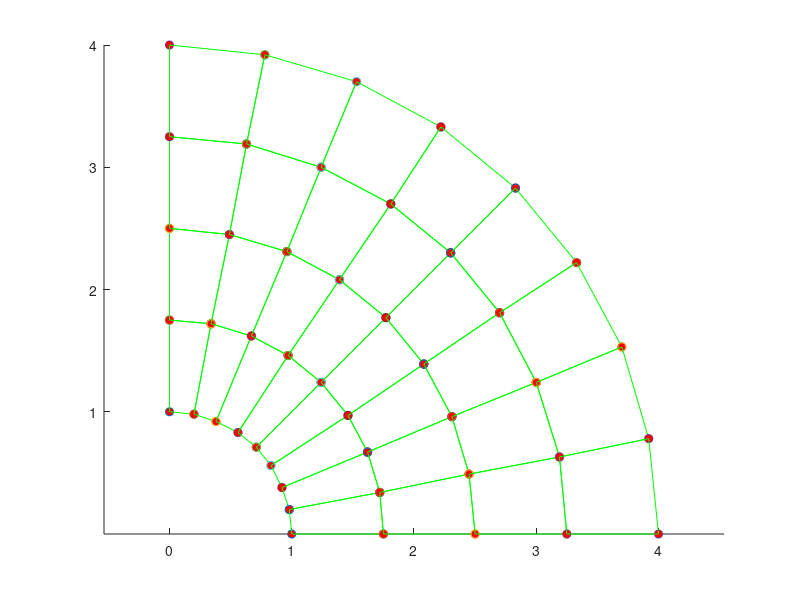
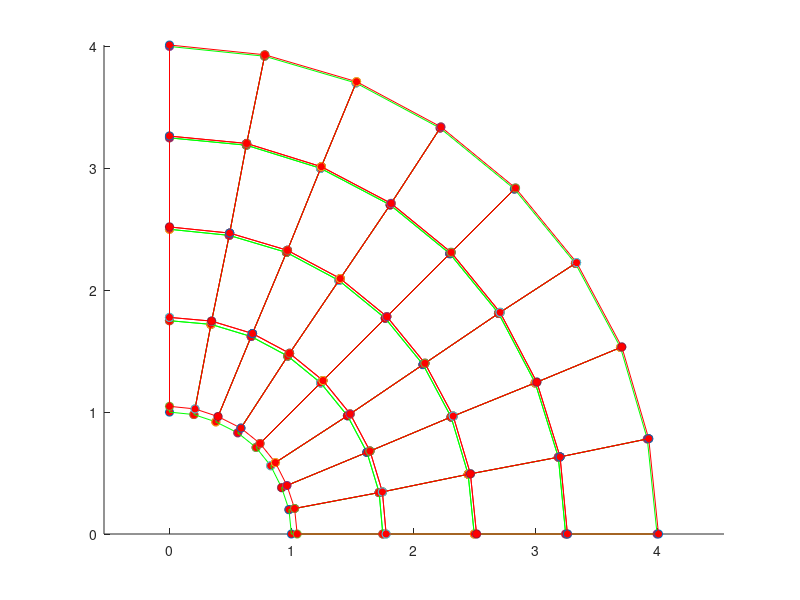
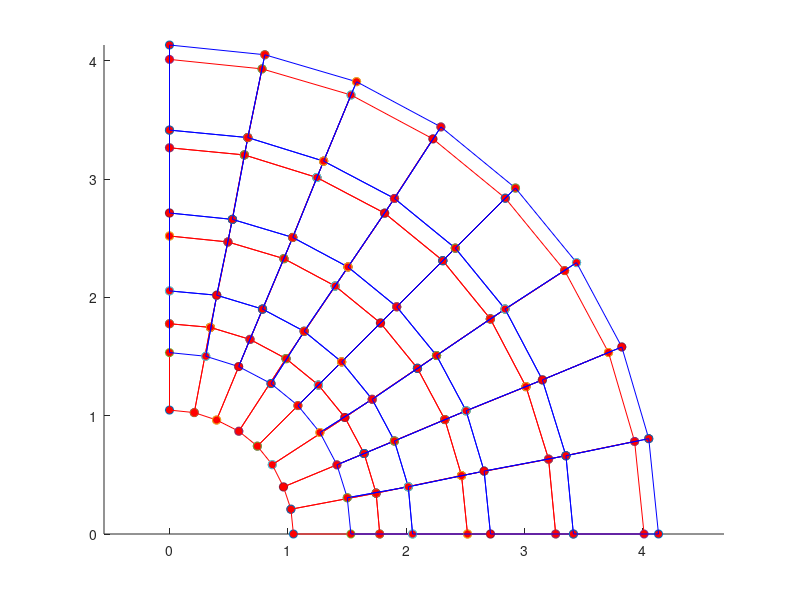

Reproduce these figures in MATLAB, in order.
function FEM_volumetric_locking_demo
%
%          Example 2D and 3D Linear elastic FEM code
%          Illustrates volumetric locking by computing the
%          displacement field in a pressurized cylinder made from
%          a near-incompressible material, and comparing the results
%          with the exact solution.
%
%        Variables read from input file;
%        nprops              No. material parameters
%        materialprops(i)    List of material parameters
%        ncoord              No. spatial coords (2 for 2D, 3 for 3D)
%        ndof                No. degrees of freedom per node (2 for 2D, 3 for 3D)
%                            (here ndof=ncoord, but the program allows them to be different
%                            to allow extension to plate & beam elements with C^1 continuity)
%        nnode               No. nodes
%        coords(i,j)         ith coord of jth node, for i=1..ncoord; j=1..nnode
%        nelem               No. elements
%        maxnodes            Max no. nodes on any one element (used for array dimensioning)
%        nelnodes(i)         No. nodes on the ith element
%        elident(i)          An integer identifier for the ith element.  Not used
%                            in this code but could be used to switch on reduced integration,
%                            etc.
%        connect(i,j)        List of nodes on the jth element
%        nfix                Total no. prescribed displacements
%        fixnodes(i,j)       List of prescribed displacements at nodes
%                            fixnodes(1,j) Node number
%                            fixnodes(2,j) Displacement component number (1, 2 or 3)
%                            fixnodes(3,j) Value of the displacement
%        ndload              Total no. element faces subjected to tractions
%        dloads(i,j)         List of element tractions
%                            dloads(1,j) Element number
%                            dloads(2,j) face number
%                            dloads(3,j), dloads(4,j), dloads(5,j) Components of traction
%                            (assumed uniform) 
%
%  To run the program you first need to set up an input file, as described in 
%  the lecture notes.  Then change the fopen command below to point to the file.
%  Also change the fopen command in the post-processing step (near the bottom of the
%  program) to point to a suitable output file.  Then execute the file in
%  the usual fashion (e.g. hit the green arrow at the top of the MATLAB
%  editor window)
% 
%
% ==================== Read data from the input file ===========================
%
%
% YOU NEED TO CHANGE THE PATH & FILE NAME TO POINT TO YOUR INPUT FILE
%
infile=fopen('volumetric_locking_demo_linear.txt','r');


[nprops,materialprops,ncoord,ndof,nnode,coords,nelem,maxnodes,connect,nelnodes,elident,nfix,fixnodes,ndload,dloads] = read_input_file(infile);

fclose(infile);

% Plot the initial mesh as a check
close all
figure
plotmesh(coords,ncoord,nnode,connect,nelem,elident,nelnodes,'g');

%
%============================ MAIN FEM ANALYSIS PROCEDURE ========================
%
%   dofs        Nodal displacements.  Let u_i^a be ith displacement component
%               at jth node.  Then dofs contain (u_1^1, u_2^1, u_1^2, u_2^2....) for 2D
%               and (u_1^1, u_2^1, u_3^1, u_1^2, u_2^2, u_3^2....) for 3D
%
%   K           Global stiffness matrix.  Stored as (K_1111 K_1112  K_1121  K_1122...
%                                                    K_1211 K_1212  K_1221  K_1222...
%                                                    K_2111 K_2112  K_2121  K_2122...)
%               for 2D problem and similarly for 3D problem
%   r           Force vector.  Currently only includes contribution from tractions
%               acting on element faces (i.e. body forces are neglected)
%
  dofs = zeros(ndof*nnode,1);  

  K = globalstiffness(ncoord,ndof,nnode,coords,nelem,maxnodes,elident,nelnodes,connect,materialprops,dofs);

  r = globaltraction(ncoord,ndof,nnode,ndload,coords,nelnodes,elident,connect,dloads,dofs);

%
%  Fix constrained nodes.  We should really do this in a way that preserves the symmetry of K
%  but it's not worth it for the small demo problems here.
%
  for n = 1:nfix
     rw = ndof*(fixnodes(1,n)-1) + fixnodes(2,n);
     for cl = 1:ndof*nnode
        K(rw,cl) = 0;
     end
     K(rw,rw) = 1.;
     r(rw) = fixnodes(3,n);
  end
%
% Solve for the displacements
%

  dofs = K\r;

%
%================================= POST-PROCESSING =================================
%
% Create a plot of the deformed mesh
%

  defcoords = zeros(ndof,nnode); 
  scalefactor = 1.0;
  for i = 1:nnode
    for j = 1:ndof
       defcoords(j,i) = coords(j,i) + scalefactor*dofs(ndof*(i-1)+j); 
    end
  end

 figure
 plotmesh(coords,ncoord,nnode,connect,nelem,elident,nelnodes,'g');
 hold on
 plotmesh(defcoords,ncoord,nnode,connect,nelem,elident,nelnodes,'r');  
  
 figure
 
 plotmesh(defcoords,ncoord,nnode,connect,nelem,elident,nelnodes,'r'); 
 a = coords(2,1);
 b = coords(1,nnode);
 p = 1.;
 E = 2*materialprops(1)*(1+materialprops(2));
 nu = materialprops(2);
 for i =1:nnode
   x1=coords(1,i);
   x2=coords(2,i);
   r=sqrt(x1^2+x2^2);
   ur = (1+nu)*a^2*b^2*p/(E*(b^2-a^2))*(1/r+(1-2*materialprops(2))*r/b^2);
   u1 = ur*x1/(sqrt(x1^2+x2^2));
   u2 = ur*x2/(sqrt(x1^2+x2^2));
   scale = 1.;
   defcoords(1,i) = coords(1,i) + scale*u1;
   defcoords(2,i) = coords(2,i) + scale*u2; 
 end
 
 plotmesh(defcoords,ncoord,nnode,connect,nelem,elident,nelnodes,'b'); 
 
end 

%================= Material Stiffness ==================================
%
%    Computes elasticity tensor C_{ijkl} = shear modulus and Poissons ratio
%    Currently coded either for plane strain, plane stress or general 3D.
%
function C = materialstiffness(ndof,ncoord,strain,materialprops)

   mu = materialprops(1);
   nu = materialprops(2);
   
   C = zeros(ndof,ncoord,ndof,ncoord);
   
   if (ncoord == 2)   

%  planestrain = 0 => plane stress, planestrain = 1 => plane strain
   planestrain = materialprops(3);
 
     for i = 1:2
       for j = 1:2
         for k = 1:2
           for l = 1:2
             if (planestrain==1) 
               if (i==j && k==l)
                   C(i,j,k,l) = C(i,j,k,l)+2*mu*nu/(1-2*nu);
               end
             else
               if (i==j && k==l)
                   C(i,j,k,l) = C(i,j,k,l)+2*mu*nu/(1-nu);
               end
             end
             if (i==l && k==j)
                 C(i,j,k,l) = C(i,j,k,l)+mu;
             end
             if (i==k && j==l)
                 C(i,j,k,l) = C(i,j,k,l)+mu;
             end
           end
         end
       end
     end
     
   elseif (ncoord == 3) 

     for i = 1:3 
       for j = 1:3
         for k = 1:3
           for l = 1:3
             if (i==j && k==l)
                 C(i,j,k,l)=C(i,j,k,l) + 2.*mu*nu/(1.-2.*nu);
             end
             if (i==k && j==l)
                 C(i,j,k,l)=C(i,j,k,l) + mu;
             end
             if (i==l && j==k)
                 C(i,j,k,l)=C(i,j,k,l) + mu;
             end
            end
          end
        end
      end
    end

 end
%================= Material Stress ==================================
%
%   Computes stress sigma_{ij} given strain epsilon_{ij}
%
function stress = materialstress(ndof,ncoord,strain,materialprops)

   C = materialstiffness(ndof,ncoord,strain,materialprops);
   stress = zeros(ndof,ncoord);
   for i = 1 : ndof
     for j = 1 : ncoord
        for k = 1 : ndof
          for l = 1: ncoord
            stress(i,j) = stress(i,j) + C(i,j,k,l)*strain(k,l);
          end
        end
     end
   end
  end
%
%====================== No. integration points =============================
%
%   Defines the number of integration points:be used for
%   each element type
%
function n = numberofintegrationpoints(ncoord,nelnodes,elident)
  
   if (ncoord == 1) 
     n = nelnodes;   
   elseif (ncoord == 2) 
     if (nelnodes == 3)
         n = 1;
     end
     if (nelnodes == 6)
         n = 3;
     end
     if (nelnodes == 4)
         n = 4;
     end
     if (nelnodes == 8)
         n = 9;
     end
   elseif (ncoord == 3) 
     if (nelnodes == 4)
         n = 1 ;
     end
     if (nelnodes == 10)
         n = 4;
     end
     if (nelnodes == 8)
         n = 8;
     end
     if (nelnodes == 20)
         n = 27;
     end
   end
end   
%
%====================== INTEGRATION POINTS ==================================
%
%   Defines positions of integration points
%
function xi = integrationpoints(ncoord,nelnodes,npoints,elident)

   xi = zeros(ncoord,npoints);
%
%  1D elements
%
   if (ncoord == 1) 
     if (npoints==1) 
       xi(1,1) = 0.;
     elseif (npoints == 2) 
       xi(1,1) = -0.5773502692;
       xi(1,2) = -xi(1,1);
     elseif (npoints == 3) 
       xi(1,1) = -0.7745966692;
       xi(1,2) = 0.0;
       xi(1,3) = -xi(1,1);
     end
%
%  2D elements
%
   elseif (ncoord == 2) 
%
%    Triangular element
%
     if ( nelnodes == 3 || nelnodes == 6 ) 
       if (npoints == 1) 
         xi(1,1) = 1./3.;
         xi(2,1) = 1./3.;
       elseif (npoints == 3) 
         xi(1,1) = 0.6;
         xi(2,1) = 0.2;
         xi(1,2) = 0.2;
         xi(2,2) = 0.6;
         xi(1,3) = 0.2;
         xi(2,3) = 0.2;
       elseif (npoints == 4) 
         xi(1,1) = 1./3.;
         xi(2,1) = 1./3.;
         xi(1,2) = 0.6;
         xi(2,2) = 0.2;
         xi(1,3) = 0.2;
         xi(2,3) = 0.6;
         xi(1,4) = 0.2;
         xi(2,4) = 0.2;
       end
%
%    Rectangular element
%                  
     elseif ( nelnodes==4 || nelnodes==8 ) 

       if (npoints == 1) 
         xi(1,1) = 0.;
         xi(2,1) = 0.;
       elseif (npoints == 4) 
         xi(1,1) = -0.5773502692;
         xi(2,1) = xi(1,1);
         xi(1,2) = -xi(1,1);
         xi(2,2) = xi(1,1);
         xi(1,3) = xi(1,1);
         xi(2,3) = -xi(1,1);
         xi(1,4) = -xi(1,1);
         xi(2,4) = -xi(1,1);
       elseif (npoints == 9) 
         xi(1,1) = -0.7745966692;
         xi(2,1) = xi(1,1);
         xi(1,2) = 0.0;
         xi(2,2) = xi(1,1);
         xi(1,3) = -xi(1,1);
         xi(2,3) = xi(1,1);
         xi(1,4) = xi(1,1);
         xi(2,4) = 0.0;
         xi(1,5) = 0.0;
         xi(2,5) = 0.0;
         xi(1,6) = -xi(1,1);
         xi(2,6) = 0.0;
         xi(1,7) = xi(1,1);
         xi(2,7) = -xi(1,1);
         xi(1,8) = 0.;
         xi(2,8) = -xi(1,1);
         xi(1,9) = -xi(1,1);
         xi(2,9) = -xi(1,1);
       end
     end
%
%   3D elements
%
   elseif (ncoord == 3) 
%
%  3D elements
%
     if (nelnodes == 4 || nelnodes==10 ) 
       if (npoints == 1) 
         xi(1,1) = 0.25;
         xi(2,1) = 0.25;
         xi(3,1) = 0.25;
       elseif (npoints == 4) 
         xi(1,1) = 0.58541020;
         xi(2,1) = 0.13819660;
         xi(3,1) = xi(2,1);
         xi(1,2) = xi(2,1);
         xi(2,2) = xi(1,1);
         xi(3,2) = xi(2,1);
         xi(1,3) = xi(2,1);
         xi(2,3) = xi(2,1);
         xi(3,3) = xi(1,1);
         xi(1,4) = xi(2,1);
         xi(2,4) = xi(2,1);
         xi(3,4) = xi(2,1);
       end
     elseif ( nelnodes==8 || nelnodes==20 ) 
       if (npoints == 1) 
         xi(1,1) = 0.;
         xi(2,1) = 0.;
         xi(3,1) = 0.;
       elseif (npoints == 8) 
         x1D = [-0.5773502692,0.5773502692];
         for k = 1:2
           for j = 1:2 
             for i = 1:2
               n = 4*(k-1) + 2*(j-1) + i;
               xi(1,n) = x1D(i);
               xi(2,n) = x1D(j);
               xi(3,n) = x1D(k);
             end
           end
         end
       elseif (npoints == 27) 
         x1D = [-0.7745966692,0.,0.7745966692];
         for k = 1:3
           for j = 1:3
             for i = 1:3
               n = 9*(k-1) + 3*(j-1) + i;
               xi(1,n) = x1D(i);
               xi(2,n) = x1D(j);
               xi(3,n) = x1D(k);
             end
           end
         end
       end
     end
   end
end

%
%================= INTEGRATION WEIGHTS ==================================
%
%   Defines integration weights w_i
%
function w = integrationweights(ncoord,nelnodes,npoints,elident)

   w = zeros(npoints,1);

%
%  1D elements
%
   if (ncoord == 1) 
     if (npoints == 1)
       w(1) = 2.;
     elseif (npoints == 2) 
       w = [1.,1.];
     elseif (npoints == 3) 
       w = [0.555555555,0.888888888,0.555555555];
     end
%
%  2D elements
%
   elseif (ncoord == 2) 
%
%    Triangular element
%
     if ( nelnodes == 3 || nelnodes == 6 ) 
       if (npoints == 1) 
         w(1) = 0.5;
       elseif (npoints == 3) 
         w(1) = 1./6.;
         w(2) = 1./6.;
         w(3) = 1./6.;
       elseif (npoints == 4) 
         w = [-27./96.,25./96.,25/96.,25/96.];
       end
%
%    Rectangular element
%                  
     elseif ( nelnodes==4 || nelnodes==8 ) 

       if (npoints == 1) 
         w(1) = 4.;
       elseif (npoints == 4) 
         w = [1.,1.,1.,1.];
       elseif (npoints == 9 ) 
         w1D = [0.555555555,0.888888888,0.55555555555];
         for j = 1:3
           for i = 1:3
             n = 3*(j-1)+i;
             w(n) = w1D(i)*w1D(j);
           end
         end    
       end
     end 

   elseif (ncoord == 3) 
%
%  3D elements
%
     if (nelnodes == 4 || nelnodes==10 ) 
       if (npoints == 1) 
         w(1) = 1./6.;
       elseif (npoints == 4) 
         w = [1./24.,1./24.,1./24.,1./24.];
       end
     elseif ( nelnodes==8 || nelnodes==20 ) 
       if (npoints == 1) 
         w(1) = 8.;
       elseif (npoints == 8) 
         w = [1.,1.,1.,1.,1.,1.,1.,1.];
       elseif (npoints == 27) 
         w1D = [0.555555555,0.888888888,0.55555555555];
         for k = 1:3
           for j = 1:3
             for i = 1:3
               n = 9*(k-1)+3*(j-1)+i;
               w(n) = w1D(i)*w1D(j)*w1D(k);
             end
           end    
         end
       end
     end
   end
end

%
%================= SHAPE FUNCTIONS ==================================
%
%        Calculates shape functions for various element types
%
function N = shapefunctions(nelnodes,ncoord,elident,xi)
 

   N = zeros(nelnodes,1);
%
%  1D elements
%
  if (ncoord == 1) 
    if (nelnodes==2) 
      N(1) = 0.5*(1.+xi(1));
      N(2) = 0.5*(1.-xi(1));
    elseif (nelnodes == 3) 
      N(1) = -0.5*xi(1)*(1.-xi(1));
      N(2) =  0.5*xi(1)*(1.+xi(1));
      N(3) = (1.-xi(1))*(1.+xi(1));
    end
%
%  2D elements
%
   elseif (ncoord == 2) 
%
%    Triangular element
%
     if ( nelnodes == 3 ) 
       N(1) = xi(1);
       N(2) = xi(2);
       N(3) = 1.-xi(1)-xi(2);               
     elseif ( nelnodes == 6 ) 
       xi3 = 1.-xi(1)-xi(2);
       N(1) = (2.*xi(1)-1.)*xi(1);
       N(2) = (2.*xi(2)-1.)*xi(2);
       N(3) = (2.*xi3-1.)*xi3;
       N(4) = 4.*xi(1)*xi(2);
       N(5) = 4.*xi(2)*xi3;
       N(6) = 4.*xi3*xi(1);
%
%    Rectangular element
%                  
     elseif ( nelnodes == 4 ) 
       N(1) = 0.25*(1.-xi(1))*(1.-xi(2));
       N(2) = 0.25*(1.+xi(1))*(1.-xi(2));
       N(3) = 0.25*(1.+xi(1))*(1.+xi(2));
       N(4) = 0.25*(1.-xi(1))*(1.+xi(2));
     elseif (nelnodes == 8) 
       N(1) = -0.25*(1.-xi(1))*(1.-xi(2))*(1.+xi(1)+xi(2));
       N(2) = 0.25*(1.+xi(1))*(1.-xi(2))*(xi(1)-xi(2)-1.);
       N(3) = 0.25*(1.+xi(1))*(1.+xi(2))*(xi(1)+xi(2)-1.);
       N(4) = 0.25*(1.-xi(1))*(1.+xi(2))*(xi(2)-xi(1)-1.);
       N(5) = 0.5*(1.-xi(1)*xi(1))*(1.-xi(2));
       N(6) = 0.5*(1.+xi(1))*(1.-xi(2)*xi(2));
       N(7) = 0.5*(1.-xi(1)*xi(1))*(1.+xi(2));
       N(8) = 0.5*(1.-xi(1))*(1.-xi(2)*xi(2));
     end
%
   elseif (ncoord==3) 

     if (nelnodes == 4) 
       N(1) = xi(1);
       N(2) = xi(2);
       N(3) = xi(3);
       N(4) = 1.-xi(1)-xi(2)-xi(3);
     elseif (nelnodes == 10) 
       xi4 = 1.-xi(1)-xi(2)-xi(3);
       N(1) = (2.*xi(1)-1.)*xi(1);
       N(2) = (2.*xi(2)-1.)*xi(2);
       N(3) = (2.*xi(3)-1.)*xi(3);
       N(4) = (2.*xi4-1.)*xi4;
       N(5) = 4.*xi(1)*xi(2);
       N(6) = 4.*xi(2)*xi(3);
       N(7) = 4.*xi(3)*xi(1);
       N(8) = 4.*xi(1)*xi4;
       N(9) = 4.*xi(2)*xi4;
       N(10) = 4.*xi(3)*xi4;
     elseif (nelnodes == 8) 
       N(1) = (1.-xi(1))*(1.-xi(2))*(1.-xi(3))/8.;
       N(2) = (1.+xi(1))*(1.-xi(2))*(1.-xi(3))/8.;
       N(3) = (1.+xi(1))*(1.+xi(2))*(1.-xi(3))/8.;
       N(4) = (1.-xi(1))*(1.+xi(2))*(1.-xi(3))/8.;
       N(5) = (1.-xi(1))*(1.-xi(2))*(1.+xi(3))/8.;
       N(6) = (1.+xi(1))*(1.-xi(2))*(1.+xi(3))/8.;
       N(7) = (1.+xi(1))*(1.+xi(2))*(1.+xi(3))/8.;
       N(8) = (1.-xi(1))*(1.+xi(2))*(1.+xi(3))/8.;
     elseif (nelnodes == 20) 
       N(1) = (1.-xi(1))*(1.-xi(2))*(1.-xi(3))*(-xi(1)-xi(2)-xi(3)-2.)/8.;
       N(2) = (1.+xi(1))*(1.-xi(2))*(1.-xi(3))*(xi(1)-xi(2)-xi(3)-2.)/8.;
       N(3) = (1.+xi(1))*(1.+xi(2))*(1.-xi(3))*(xi(1)+xi(2)-xi(3)-2.)/8.;
       N(4) = (1.-xi(1))*(1.+xi(2))*(1.-xi(3))*(-xi(1)+xi(2)-xi(3)-2.)/8.;
       N(5) = (1.-xi(1))*(1.-xi(2))*(1.+xi(3))*(-xi(1)-xi(2)+xi(3)-2.)/8.;
       N(6) = (1.+xi(1))*(1.-xi(2))*(1.+xi(3))*(xi(1)-xi(2)+xi(3)-2.)/8.;
       N(7) = (1.+xi(1))*(1.+xi(2))*(1.+xi(3))*(xi(1)+xi(2)+xi(3)-2.)/8.;
       N(8) = (1.-xi(1))*(1.+xi(2))*(1.+xi(3))*(-xi(1)+xi(2)+xi(3)-2.)/8.;
       N(9)  = (1.-xi(1)^2)*(1.-xi(2))*(1.-xi(3))/4.;
       N(10) = (1.+xi(1))*(1.-xi(2)^2)*(1.-xi(3))/4.;
       N(11) = (1.-xi(1)^2)*(1.+xi(2))*(1.-xi(3))/4.;
       N(12) = (1.-xi(1))*(1.-xi(2)^2)*(1.-xi(3))/4.;
       N(13) = (1.-xi(1)^2)*(1.-xi(2))*(1.+xi(3))/4.;
       N(14) = (1.+xi(1))*(1.-xi(2)^2)*(1.+xi(3))/4.;
       N(15) = (1.-xi(1)^2)*(1.+xi(2))*(1.+xi(3))/4.;
       N(16) = (1.-xi(1))*(1.-xi(2)^2)*(1.+xi(3))/4.;
       N(17) = (1.-xi(1))*(1.-xi(2))*(1.-xi(3)^2)/4.;
       N(18) = (1.+xi(1))*(1.-xi(2))*(1.-xi(3)^2)/4.;
       N(19) = (1.+xi(1))*(1.+xi(2))*(1.-xi(3)^2)/4.;
       N(20) = (1.-xi(1))*(1.+xi(2))*(1.-xi(3)^2)/4.;
     end
   end

end

%
%================= SHAPE FUNCTION DERIVATIVES ======================
%
function dNdxi = shapefunctionderivs(nelnodes,ncoord,elident,xi)

  dNdxi = zeros(nelnodes,ncoord);
%
% 1D elements
%
  if (ncoord == 1) 
    if (nelnodes==2) 
      dNdxi(1,1) = 0.5;
      dNdxi(2,1) = -0.5;
    elseif (nelnodes == 3) 
      dNdxi(1,1) = -0.5+xi(1);
      dNdxi(2,1) =  0.5+xi(1);
      dNdxi(3,1) = -2.*xi(1);
    end
%
%  2D elements
%
   elseif (ncoord == 2) 
%
%    Triangular element
%
     if ( nelnodes == 3 ) 
       dNdxi(1,1) = 1.;
       dNdxi(2,2) = 1.;
       dNdxi(3,1) = -1.;
       dNdxi(3,2) = -1.;               
     elseif ( nelnodes == 6 ) 
       xi3 = 1.-xi(1)-xi(2);
       dNdxi(1,1) = 4.*xi(1)-1.;
       dNdxi(2,2) = 4.*xi(2)-1.;
       dNdxi(3,1) = -(4.*xi3-1.);
       dNdxi(3,2) = -(4.*xi3-1.);
       dNdxi(4,1) = 4.*xi(2);
       dNdxi(4,2) = 4.*xi(1);
       dNdxi(5,1) = -4.*xi(2);
       dNdxi(5,2) = -4.*xi(1);
       dNdxi(6,1) = 4.*xi3 - 4.*xi(1);
       dNdxi(6,2) = 4.*xi3 - 4.*xi(2);
%
%    Rectangular element
%                  
     elseif ( nelnodes == 4 ) 
       dNdxi(1,1) = -0.25*(1.-xi(2));
       dNdxi(1,2) = -0.25*(1.-xi(1));
       dNdxi(2,1) = 0.25*(1.-xi(2));
       dNdxi(2,2) = -0.25*(1.+xi(1));
       dNdxi(3,1) = 0.25*(1.+xi(2));
       dNdxi(3,2) = 0.25*(1.+xi(1));
       dNdxi(4,1) = -0.25*(1.+xi(2));
       dNdxi(4,2) = 0.25*(1.-xi(1));
     elseif (nelnodes == 8) 
       dNdxi(1,1) = 0.25*(1.-xi(2))*(2.*xi(1)+xi(2));
       dNdxi(1,2) = 0.25*(1.-xi(1))*(xi(1)+2.*xi(2));
       dNdxi(2,1) = 0.25*(1.-xi(2))*(2.*xi(1)-xi(2));
       dNdxi(2,2) = 0.25*(1.+xi(1))*(2.*xi(2)-xi(1));
       dNdxi(3,1) = 0.25*(1.+xi(2))*(2.*xi(1)+xi(2));
       dNdxi(3,2) = 0.25*(1.+xi(1))*(2.*xi(2)+xi(1));
       dNdxi(4,1) = 0.25*(1.+xi(2))*(2.*xi(1)-xi(2));
       dNdxi(4,2) = 0.25*(1.-xi(1))*(2.*xi(2)-xi(1));
       dNdxi(5,1) = -xi(1)*(1.-xi(2));
       dNdxi(5,2) = -0.5*(1.-xi(1)*xi(1));
       dNdxi(6,1) = 0.5*(1.-xi(2)*xi(2));
       dNdxi(6,2) = -(1.+xi(1))*xi(2);
       dNdxi(7,1) = -xi(1)*(1.+xi(2));
       dNdxi(7,2) = 0.5*(1.-xi(1)*xi(1));
       dNdxi(8,1) = -0.5*(1.-xi(2)*xi(2));
       dNdxi(8,2) = -(1.-xi(1))*xi(2);
      end
%
%    3D elements
%
   elseif (ncoord==3) 

     if (nelnodes == 4) 
       dNdxi(1,1) = 1.;
       dNdxi(2,2) = 1.;
       dNdxi(3,3) = 1.;
       dNdxi(4,1) = -1.;
       dNdxi(4,2) = -1.;
       dNdxi(4,3) = -1.;
     elseif (nelnodes == 10) 
       xi4 = 1.-xi(1)-xi(2)-xi(3);
       dNdxi(1,1) = (4.*xi(1)-1.);
       dNdxi(2,2) = (4.*xi(2)-1.);
       dNdxi(3,3) = (4.*xi(3)-1.);
       dNdxi(4,1) = -(4.*xi4-1.);
       dNdxi(4,2) = -(4.*xi4-1.);
       dNdxi(4,3) = -(4.*xi4-1.);
       dNdxi(5,1) = 4.*xi(2);
       dNdxi(5,2) = 4.*xi(1);
       dNdxi(6,2) = 4.*xi(3);
       dNdxi(6,3) = 4.*xi(2);
       dNdxi(7,1) = 4.*xi(3);
       dNdxi(7,3) = 4.*xi(1); 
       dNdxi(8,1) = 4.*(xi4-xi(1));
       dNdxi(8,2) = -4.*xi(1);
       dNdxi(8,3) = -4.*xi(1);
       dNdxi(9,1) = -4.*xi(2);
       dNdxi(9,2) = 4.*(xi4-xi(2));
       dNdxi(9,3) = -4.*xi(2);
       dNdxi(10,1) = -4.*xi(3)*xi4;
       dNdxi(10,2) = -4.*xi(3);
       dNdxi(10,3) = 4.*(xi4-xi(3));
     elseif (nelnodes == 8) 
       dNdxi(1,1) = -(1.-xi(2))*(1.-xi(3))/8.;
       dNdxi(1,2) = -(1.-xi(1))*(1.-xi(3))/8.;
       dNdxi(1,3) = -(1.-xi(1))*(1.-xi(2))/8.;
       dNdxi(2,1) = (1.-xi(2))*(1.-xi(3))/8.;
       dNdxi(2,2) = -(1.+xi(1))*(1.-xi(3))/8.;
       dNdxi(2,3) = -(1.+xi(1))*(1.-xi(2))/8.;
       dNdxi(3,1) = (1.+xi(2))*(1.-xi(3))/8.;
       dNdxi(3,2) = (1.+xi(1))*(1.-xi(3))/8.;
       dNdxi(3,3) = -(1.+xi(1))*(1.+xi(2))/8.;
       dNdxi(4,1) = -(1.+xi(2))*(1.-xi(3))/8.;
       dNdxi(4,2) = (1.-xi(1))*(1.-xi(3))/8.;
       dNdxi(4,3) = -(1.-xi(1))*(1.+xi(2))/8.;
       dNdxi(5,1) = -(1.-xi(2))*(1.+xi(3))/8.;
       dNdxi(5,2) = -(1.-xi(1))*(1.+xi(3))/8.;
       dNdxi(5,3) = (1.-xi(1))*(1.-xi(2))/8.;
       dNdxi(6,1) = (1.-xi(2))*(1.+xi(3))/8.;
       dNdxi(6,2) = -(1.+xi(1))*(1.+xi(3))/8.;
       dNdxi(6,3) = (1.+xi(1))*(1.-xi(2))/8.;
       dNdxi(7,1) = (1.+xi(2))*(1.+xi(3))/8.;
       dNdxi(7,2) = (1.+xi(1))*(1.+xi(3))/8.;
       dNdxi(7,3) = (1.+xi(1))*(1.+xi(2))/8.;
       dNdxi(8,1) = -(1.+xi(2))*(1.+xi(3))/8.;
       dNdxi(8,2) = (1.-xi(1))*(1.+xi(3))/8.;
       dNdxi(8,3) = (1.-xi(1))*(1.+xi(2))/8.;
     elseif (nelnodes == 20) 
       dNdxi(1,1) = (-(1.-xi(2))*(1.-xi(3))*(-xi(1)-xi(2)-xi(3)-2.)-(1.-xi(1))*(1.-xi(2))*(1.-xi(3)))/8.;
       dNdxi(1,2) = (-(1.-xi(1))*(1.-xi(3))*(-xi(1)-xi(2)-xi(3)-2.)-(1.-xi(1))*(1.-xi(2))*(1.-xi(3)))/8.;
       dNdxi(1,3) = (-(1.-xi(1))*(1.-xi(2))*(-xi(1)-xi(2)-xi(3)-2.)-(1.-xi(1))*(1.-xi(2))*(1.-xi(3)))/8.;

       dNdxi(2,1) = ((1.-xi(2))*(1.-xi(3))*(xi(1)-xi(2)-xi(3)-2.)+(1.+xi(1))*(1.-xi(2))*(1.-xi(3)))/8.;
       dNdxi(2,2) = (-(1.+xi(1))*(1.-xi(3))*(xi(1)-xi(2)-xi(3)-2.)-(1.+xi(1))*(1.-xi(2))*(1.-xi(3)))/8.;
       dNdxi(2,3) = (-(1.+xi(1))*(1.-xi(2))*(xi(1)-xi(2)-xi(3)-2.)-(1.+xi(1))*(1.-xi(2))*(1.-xi(3)))/8.;

       dNdxi(3,1) = ((1.+xi(2))*(1.-xi(3))*(xi(1)+xi(2)-xi(3)-2.)+(1.+xi(1))*(1.+xi(2))*(1.-xi(3)))/8.;
       dNdxi(3,2) = ((1.+xi(1))*(1.-xi(3))*(xi(1)+xi(2)-xi(3)-2.)+(1.+xi(1))*(1.+xi(2))*(1.-xi(3)))/8.;
       dNdxi(3,3) = (-(1.+xi(1))*(1.+xi(2))*(xi(1)+xi(2)-xi(3)-2.)-(1.+xi(1))*(1.+xi(2))*(1.-xi(3)))/8.;

       dNdxi(4,1) = (-(1.+xi(2))*(1.-xi(3))*(-xi(1)+xi(2)-xi(3)-2.)-(1.-xi(1))*(1.+xi(2))*(1.-xi(3)))/8.;
       dNdxi(4,2) = ((1.-xi(1))*(1.-xi(3))*(-xi(1)+xi(2)-xi(3)-2.)+(1.-xi(1))*(1.+xi(2))*(1.-xi(3)))/8.;
       dNdxi(4,3) = (-(1.-xi(1))*(1.+xi(2))*(-xi(1)+xi(2)-xi(3)-2.)-(1.-xi(1))*(1.+xi(2))*(1.-xi(3)))/8.;
       dNdxi(5,1) = (-(1.-xi(2))*(1.+xi(3))*(-xi(1)-xi(2)+xi(3)-2.)-(1.-xi(1))*(1.-xi(2))*(1.+xi(3)))/8.;
       dNdxi(5,2) = (-(1.-xi(1))*(1.+xi(3))*(-xi(1)-xi(2)+xi(3)-2.)-(1.-xi(1))*(1.-xi(2))*(1.+xi(3)))/8.;
       dNdxi(5,3) = ((1.-xi(1))*(1.-xi(2))*(-xi(1)-xi(2)+xi(3)-2.)+(1.-xi(1))*(1.-xi(2))*(1.+xi(3)))/8.;
       dNdxi(6,1) = ((1.-xi(2))*(1.+xi(3))*(xi(1)-xi(2)+xi(3)-2.)+(1.+xi(1))*(1.-xi(2))*(1.+xi(3)))/8.;
       dNdxi(6,2) = (-(1.+xi(1))*(1.+xi(3))*(xi(1)-xi(2)+xi(3)-2.)-(1.+xi(1))*(1.-xi(2))*(1.+xi(3)))/8.;
       dNdxi(6,3) = ((1.+xi(1))*(1.-xi(2))*(xi(1)-xi(2)+xi(3)-2.)+(1.+xi(1))*(1.-xi(2))*(1.+xi(3)))/8.;
       dNdxi(7,1) = ((1.+xi(2))*(1.+xi(3))*(xi(1)+xi(2)+xi(3)-2.)+(1.+xi(1))*(1.+xi(2))*(1.+xi(3)))/8.;
       dNdxi(7,2) = ((1.+xi(1))*(1.+xi(3))*(xi(1)+xi(2)+xi(3)-2.)+(1.+xi(1))*(1.+xi(2))*(1.+xi(3)))/8.;
       dNdxi(7,3) = ((1.+xi(1))*(1.+xi(2))*(xi(1)+xi(2)+xi(3)-2.)+(1.+xi(1))*(1.+xi(2))*(1.+xi(3)))/8.;
       dNdxi(8,1) = (-(1.+xi(2))*(1.+xi(3))*(-xi(1)+xi(2)+xi(3)-2.)-(1.-xi(1))*(1.+xi(2))*(1.+xi(3)))/8.;
       dNdxi(8,2) = ((1.-xi(1))*(1.+xi(3))*(-xi(1)+xi(2)+xi(3)-2.)+(1.-xi(1))*(1.+xi(2))*(1.+xi(3)))/8.;
       dNdxi(8,3) = ((1.-xi(1))*(1.+xi(2))*(-xi(1)+xi(2)+xi(3)-2.)+(1.-xi(1))*(1.+xi(2))*(1.+xi(3)))/8.;
       dNdxi(9,1)  = -2.*xi(1)*(1.-xi(2))*(1.-xi(3))/4.;
       dNdxi(9,2)  = -(1.-xi(1)^2)*(1.-xi(3))/4.;
       dNdxi(9,3)  = -(1.-xi(1)^2)*(1.-xi(2))/4.;
       dNdxi(10,1)  = (1.-xi(2)^2)*(1.-xi(3))/4.;
       dNdxi(10,2)  = -2.*xi(2)*(1.+xi(1))*(1.-xi(3))/4.;
       dNdxi(10,3)  = -(1.-xi(2)^2)*(1.+xi(1))/4.;
       dNdxi(11,1)  = -2.*xi(1)*(1.+xi(2))*(1.-xi(3))/4.;
       dNdxi(11,2)  = (1.-xi(1)^2)*(1.-xi(3))/4.;
       dNdxi(11,3)  = -(1.-xi(1)^2)*(1.+xi(2))/4.;
       dNdxi(12,1)  = -(1.-xi(2)^2)*(1.-xi(3))/4.;
       dNdxi(12,2)  = -2.*xi(2)*(1.-xi(1))*(1.-xi(3))/4.;
       dNdxi(12,3)  = -(1.-xi(2)^2)*(1.-xi(1))/4.;
       dNdxi(13,1)  = -2.*xi(1)*(1.-xi(2))*(1.+xi(3))/4.;
       dNdxi(13,2)  = -(1.-xi(1)^2)*(1.+xi(3))/4.;
       dNdxi(13,3)  = (1.-xi(1)^2)*(1.-xi(2))/4.;
       dNdxi(14,1)  = (1.-xi(2)^2)*(1.+xi(3))/4.;
       dNdxi(14,2)  = -2.*xi(2)*(1.+xi(1))*(1.+xi(3))/4.;
       dNdxi(14,3)  = (1.-xi(2)^2)*(1.+xi(1))/4.;
       dNdxi(15,1)  = -2.*xi(1)*(1.+xi(2))*(1.+xi(3))/4.;
       dNdxi(15,2)  =  (1.-xi(1)^2)*(1.+xi(3))/4.;
       dNdxi(15,3)  = (1.-xi(1)^2)*(1.+xi(2))/4.;
       dNdxi(16,1)  = -(1.-xi(2)^2)*(1.+xi(3))/4.;
       dNdxi(16,2)  = -2.*xi(2)*(1.-xi(1))*(1.+xi(3))/4.;
       dNdxi(16,3)  = (1.-xi(2)^2)*(1.-xi(1))/4.;
       dNdxi(17,1) = -(1.-xi(2))*(1.-xi(3)^2)/4.;
       dNdxi(17,2) = -(1.-xi(1))*(1.-xi(3)^2)/4.;
       dNdxi(17,3) = -xi(3)*(1.-xi(1))*(1.-xi(2))/2.;
       dNdxi(18,1) = (1.-xi(2))*(1.-xi(3)^2)/4.;
       dNdxi(18,2) = -(1.+xi(1))*(1.-xi(3)^2)/4.;
       dNdxi(18,3) = -xi(3)*(1.+xi(1))*(1.-xi(2))/2.;
       dNdxi(19,1) = (1.+xi(2))*(1.-xi(3)^2)/4.;
       dNdxi(19,2) = (1.+xi(1))*(1.-xi(3)^2)/4.;
       dNdxi(19,3) = -xi(3)*(1.+xi(1))*(1.+xi(2))/2.;
       dNdxi(20,1) = -(1.+xi(2))*(1.-xi(3)^2)/4.;
       dNdxi(20,2) = (1.-xi(1))*(1.-xi(3)^2)/4.;
       dNdxi(20,3) = -xi(3)*(1.-xi(1))*(1.+xi(2))/2.;
     end
   end

  end
%
%================= ELEMENT STIFFNESS MATRIX ================================
%
function kel = elstif(ncoord,ndof,nelnodes,elident,coord,materialprops,displacement)
%
%  Assemble the element stiffness
%
%    Arguments;
%
%      ncoord             No. coordinates (2 or 3 for 2D or 3D problem)
%      ndof               No. degrees of freedom per node (often ndof = ncoord)
%      nelnodes           No. nodes on the element
%      elident            Element identifier (not used here - for future enhancements!)
%      coords(i,a)        ith coord of ath node
%      materialprops      Material properties passed on:constitutive procedures
%      displacement(i,a)  ith displacement component at ath node
%
%   Local variables
%      npoints            No. integration points
%      xi(i,inpt)         ith local coord of integration point no. intpt
%      w(intpt)           weight for integration point no. intpt
%      N(a)               Shape function associated with ath node on element
%      dNdxi(a,i)         Derivative of ath shape function wrt ith local coord
%      dNdx(a,i)          Derivative of ath shape function wrt ith global coord
%      dxdxi(i,j)         Derivative of ith global coord wrt jth local coord
%      dxidx(i,j)         Derivative of ith local coord wrt jth global coord
%      det                Determinant of jacobian
%      strain(i,j)        strain_ij components
%      dsde(i,j,k,l)      Derivative of stress_ij with respect:strain_kl
%      kel(row,col)       Rows && cols of element stiffness
%
%
   npoints = numberofintegrationpoints(ncoord,nelnodes,elident);
   dNdx = zeros(nelnodes,ncoord);
   dxdxi = zeros(ncoord,ncoord);
   strain = zeros(ndof,ncoord);
   kel = zeros(ndof*nelnodes,ndof*nelnodes);
%
%  Set up integration points && weights    
%
   xilist = integrationpoints(ncoord,nelnodes,npoints,elident);
   w = integrationweights(ncoord,nelnodes,npoints,elident);
%
%  Loop over the integration points
%
   for intpt = 1:npoints

%     Compute shape functions && derivatives wrt local coords
%
      for i = 1:ncoord
        xi(i) = xilist(i,intpt);
      end      
      N = shapefunctions(nelnodes,ncoord,elident,xi);
      dNdxi = shapefunctionderivs(nelnodes,ncoord,elident,xi);

      
%
%     Compute the jacobian matrix && its determinant
%
      for i = 1:ncoord
        for j = 1:ncoord
          dxdxi(i,j) = 0.;
          for a = 1:nelnodes
            dxdxi(i,j) = dxdxi(i,j) + coord(i,a)*dNdxi(a,j);
          end
        end
      end
      
      dxidx = inv(dxdxi);
      dt = det(dxdxi);
%
%     Convert shape function derivatives:derivatives wrt global coords
%
      for a = 1:nelnodes
        for i = 1:ncoord
          dNdx(a,i) = 0.;
          for j = 1:ncoord
            dNdx(a,i) = dNdx(a,i) + dNdxi(a,j)*dxidx(j,i);
          end
        end
      end
%
%     Compute the (infinitesimal) strain by differentiating displacements
%     This step is not really necessary for linear elasticity calculations
%     where stiffness is independent of strain.  It is included:allow
%     extension:nonlinear materials later.
%
      for i = 1:ncoord
         for j = 1:ncoord
            strain(i,j) = 0.;
            for a = 1:nelnodes
              strain(i,j) = strain(i,j) + 0.5*(displacement(i,a)*dNdx(a,j)+displacement(j,a)*dNdx(a,i));
            end
         end
      end
%
%     Compute the material tangent stiffness (d stress/d strain)
%     ds/de is just C_ijkl for linear elasticity - this notation is used
%     to allow extension to nonlinear problems
%
      dsde = materialstiffness(ndof,ncoord,strain,materialprops);
%
%     Compute the element stiffness
%             
      for a = 1:nelnodes
        for i = 1:ndof
          for b = 1:nelnodes
            for k = 1:ndof
              row = ndof*(a-1)+i;
              col = ndof*(b-1)+k;
              for j = 1:ncoord
                for l = 1:ncoord
                  kel(col,row) = kel(col,row) + dsde(i,j,k,l)*dNdx(b,l)*dNdx(a,j)*w(intpt)*dt;
                end
              end
            end
          end
        end
      end
   end

end


 %====================== No. nodes on element faces ================
%
%   This procedure returns the number of nodes on each element face
%   for various element types.  This info is needed for computing
%   the surface integrals associated with the element traction vector
%
function n = nfacenodes(ncoord,nelnodes,elident,face)
   if (ncoord == 2) 
     if (nelnodes == 3 || nelnodes == 4)
         n = 2;
     elseif (nelnodes == 6 || nelnodes == 8)
         n=3;
     end
   elseif (ncoord == 3) 
     if (nelnodes == 4)
         n = 3;
     elseif (nelnodes == 10)
         n = 6;
     elseif (nelnodes == 8)
         n = 4;
     elseif (nelnodes == 20)
         n = 8;
     end
   end
end
%======================= Lists of nodes on element faces =============
%
%    This procedure returns the list of nodes on an element face
%    The nodes are ordered so that the element face forms either
%    a 1D line element or a 2D surface element for 2D or 3D problems
%
function list = facenodes(ncoord,nelnodes,elident,face)

   i3 = [2,3,1];
   i4 = [2,3,4,1]; 

   list = zeros(nfacenodes(ncoord,nelnodes,face),1);

   if (ncoord == 2) 
     if (nelnodes == 3) 
       list(1) = face;
       list(2) = i3(face);
     elseif (nelnodes == 6) 
       list(1) = face;
       list(2) = i3(face);
       list(3) = face+3;
     elseif (nelnodes==4) 
       list(1) = face;
       list(2) = i4(face);
     elseif (nelnodes==8) 
       list(1) = face;
       list(2) = i4(face);
       list(3) = face+4;
     end
   elseif (ncoord == 3) 
     if (nelnodes==4) 
       if   (face == 1)
           list = [1,2,3];
       elseif (face == 2)
           list = [1,4,2];
       elseif (face == 3)
           list = [2,4,3];
       elseif (face == 4)
           list = [3,4,1];
       end
     elseif (nelnodes == 10) 
       if   (face == 1)
           list = [1,2,3,5,6,7];
       elseif (face == 2)
           list = [1,4,2,8,9,5];
       elseif (face == 3)
           list = [2,4,3,9,10,6];
       elseif (face == 4)
           list = [3,4,1,10,8,7];
       end
     elseif (nelnodes == 8) 
       if   (face == 1)
           list = [1,2,3,4];
       elseif (face == 2)
           list = [5,8,7,6];
       elseif (face == 3)
           list = [1,5,6,2];
       elseif (face == 4)
           list = [2,3,7,6];
       elseif (face == 5)
           list = [3,7,8,4];
       elseif (face == 6)
           list = [4,8,5,1];
       end
     elseif (nelnodes == 20)  
       if   (face == 1)
           list = [1,2,3,4,9,10,11,12];
       elseif (face == 2)
           list = [5,8,7,6,16,15,14,13];
       elseif (face == 3)
           list = [1,5,6,2,17,13,18,9];
       elseif (face == 4)
           list = [2,6,7,3,18,14,19,10];
       elseif (face == 5)
           list = [3,7,8,4,19,15,6,11];
       elseif (face == 6)
           list = [4,8,5,1,20,16,17,12];
       end
     end
   end
end
%
%====================== ELEMENT DISTRIBUTED LOAD VECTOR ==============
%
function r = eldload(ncoord,ndof,nfacenodes,elident,coords,traction)

  npoints = numberofintegrationpoints(ncoord-1,nfacenodes);
  xi = zeros(ncoord-1,1);
  dxdxi = zeros(ncoord,ncoord-1);
  r = zeros(ndof*nfacenodes,1);
   
  xilist = integrationpoints(ncoord-1,nfacenodes,npoints);
  w = integrationweights(ncoord-1,nfacenodes,npoints);

  for intpt = 1:npoints

    for i = 1:ncoord-1
      xi(i) = xilist(i,intpt);
    end

    N = shapefunctions(nfacenodes,ncoord-1,elident,xi);
    dNdxi = shapefunctionderivs(nfacenodes,ncoord-1,elident,xi);
%
%     Compute the jacobian matrix && its determinant
%
    for i = 1:ncoord
      for j = 1:ncoord-1
        dxdxi(i,j) = 0.;
        for a = 1:nfacenodes
          dxdxi(i,j) = dxdxi(i,j) + coords(i,a)*dNdxi(a,j);
        end
      end
    end
    if (ncoord == 2) 
      dt = sqrt(dxdxi(1,1)^2+dxdxi(2,1)^2);
    elseif (ncoord == 3) 
      dt = sqrt( ((dxdxi(2,1)*dxdxi(3,2))-(dxdxi(2,2)*dxdxi(3,1)))^2 ...
          + ((dxdxi(1,1)*dxdxi(3,2))-(dxdxi(1,2)*dxdxi(3,1)))^2 ...
          + ((dxdxi(1,1)*dxdxi(2,2))-(dxdxi(1,2)*dxdxi(2,1)))^2 );
    end
   for a = 1:nfacenodes
      for i = 1:ndof
        row = ndof*(a-1)+i;
        r(row) = r(row) + N(a)*traction(i)*w(intpt)*dt;
      end
    end
  end
end
%
%====================== Assemble the global stiffness matrix =================
%
function Stif = globalstiffness(ncoord,ndof,nnode,coords,nelem,maxnodes,elident,nelnodes,connect,materialprops,dofs)
%
%   Assemble the global stiffness matrix
%

   Stif = zeros(ndof*nnode,ndof*nnode);
   lmncoord = zeros(ncoord,maxnodes);
   lmndof = zeros(ndof,maxnodes);
%
%   Loop over all the elements
%
   for lmn = 1:nelem
%
%   Extract coords of nodes, DOF for the current element
%
      for a = 1:nelnodes(lmn)
        for i = 1:ncoord
          lmncoord(i,a) = coords(i,connect(a,lmn));
        end
        for i = 1:ndof
          lmndof(i,a) = dofs(ndof*(connect(a,lmn)-1)+i);
        end
      end
    n = nelnodes(lmn);
    ident = elident(lmn);
    kel = elstif(ncoord,ndof,n,ident,lmncoord,materialprops,lmndof);
%
%   Add the current element stiffness:the global stiffness
%
    for a = 1:nelnodes(lmn)
      for i = 1:ndof
        for b = 1:nelnodes(lmn)
          for k = 1:ndof
            rw = ndof*(connect(a,lmn)-1)+i;
            cl = ndof*(connect(b,lmn)-1)+k;
            Stif(rw,cl) = Stif(rw,cl) + kel(ndof*(a-1)+i,ndof*(b-1)+k);
          end
        end
      end
    end
   end
end
%
%===================== Assemble the global traction vector =============
%
function r = globaltraction(ncoord,ndof,nnodes,ndload,coords,nelnodes,elident,connect,dloads,dofs)

   r = zeros(ndof*nnodes,1);
   traction = zeros(ndof,1);

   for load = 1:ndload
%
%     Extract the coords of the nodes on the appropriate element face
%
      lmn = dloads(1,load);
      face = dloads(2,load);
      n = nelnodes(lmn);
      ident = elident(lmn);
      nfnodes = nfacenodes(ncoord,n,ident,face); 
      nodelist = facenodes(ncoord,n,ident,face);     
      lmncoord = zeros(ncoord,nfnodes);
      for a = 1:nfnodes
        for i = 1:ncoord
          lmncoord(i,a) = coords(i,connect(nodelist(a),dloads(1,load)));
        end
        for i = 1:ndof
          lmndof(i,a) = dofs(ndof*(connect(nodelist(a),dloads(1,load))-1)+i);
        end
      end
%
%    Compute the element load vector
%
     for i = 1:ndof
       traction(i) = dloads(i+2,load);
     end

     rel = eldload(ncoord,ndof,nfnodes,ident,lmncoord,traction);
%
%    Assemble the element load vector into global vector
%
     for a = 1:nfnodes
       for i = 1:ndof
         rw = (connect(nodelist(a),dloads(1,load))-1)*ndof+i;
         r(rw) = r(rw) + rel((a-1)*ndof+i);
       end
     end

   end
end       

function print_results(outfile, ...
    nprops,materialprops,ncoord,ndof,nnode,coords, ...
    nelem,maxnodes,connect,nelnodes,elident, ...
    nfix,fixnodes,ndload,dloads,dofs)
%      Print nodal displacements, element strains && stresses:a file

fprintf(outfile,'Nodal Displacements: \n');
   if (ndof == 2) 
     fprintf(outfile,' Node      Coords         u1       u2 \n');
     for i = 1:nnode
      fprintf(outfile,'%3d %8.4f %8.4f %8.4f %8.4f\n', ...
                               i,coords(1,i),coords(2,i),dofs(2*i-1),dofs(2*i));
     end
   elseif (ndof == 3) 
     fprintf(outfile,' Node            Coords            u1       u2       u3 \n');
     for i = 1:nnode
      fprintf(outfile,'%3d %8.4f %8.4f %8.4f %8.4f %8.4f %8.4f \n', ...
                    i,coords(1,i),coords(2,i),coords(3,i),dofs(3*i-2),dofs(3*i-1),dofs(3*i));
     end
   end

   fprintf(outfile,'\n\n Strains and Stresses \n');


   lmncoord = zeros(ncoord,maxnodes);
   displacements = zeros(ndof,maxnodes);

%
%   Loop over all the elements
%
   for lmn = 1:nelem

    fprintf(outfile,' \n Element; %d ',lmn);
    if (ncoord == 2)   
    fprintf(outfile,'  \n int pt    Coords          e_11      e_22     e_12      s_11       s_22      s_12 \n');

    elseif (ncoord == 3) 
    fprintf(outfile,'\n int pt         Coords            e_11      e_22     e_33      e_12       e_13      e_23      s_11      s_22      s_33      s_12      s_13      s_23 \n');
    end
%
%   Extract coords of nodes, DOF for the current element
%
      for a = 1:nelnodes(lmn)
        for i = 1:ncoord
          lmncoord(i,a) = coords(i,connect(a,lmn));
        end
        for i = 1:ndof
          displacements(i,a) = dofs(ndof*(connect(a,lmn)-1)+i);
        end
      end
      n = nelnodes(lmn);
      ident = elident(lmn);
 
      npoints = numberofintegrationpoints(ncoord,n);
      dNdx = zeros(n,ncoord);
      dxdxi = zeros(ncoord,ncoord);
      strain = zeros(ndof,ncoord);
      xi = zeros(ncoord,1);
      x = zeros(ncoord,1);
%
%  Set up integration points 
%
      xilist = integrationpoints(ncoord,n,npoints);
%
%  Loop over the integration points
%
     for intpt = 1:npoints

%     Compute shape functions && derivatives wrt local coords
%
       for i = 1:ncoord
         xi(i) = xilist(i,intpt);
       end
       N = shapefunctions(n,ncoord,ident,xi);      
       dNdxi = shapefunctionderivs(n,ncoord,ident,xi);
%
%     Compute the coords of the integration point
%
      for i = 1:ncoord
        x(i) = 0.;
        for a = 1:n
          x(i) = x(i) + lmncoord(i,a)*N(a);
        end
      end
%
%     Compute the jacobian matrix && its determinant
%
      for i = 1:ncoord
        for j = 1:ncoord
          dxdxi(i,j) = 0.;
          for a = 1:n
            dxdxi(i,j) = dxdxi(i,j) + lmncoord(i,a)*dNdxi(a,j);
          end
        end
      end

      dxidx = inv(dxdxi);
%
%     Convert shape function derivatives:derivatives wrt global coords
%
      for a = 1:n
        for i = 1:ncoord
          dNdx(a,i) = 0.;
          for j = 1:ncoord
            dNdx(a,i) = dNdx(a,i) + dNdxi(a,j)*dxidx(j,i);
          end
        end
      end
%
%     Compute the (infinitesimal) strain by differentiating displacements
%
      for i = 1:ncoord
         for j = 1:ncoord
            strain(i,j) = 0.;
            for a = 1:n
              strain(i,j) = strain(i,j) + 0.5*(displacements(i,a)*dNdx(a,j)+displacements(j,a)*dNdx(a,i));
            end
         end
      end

      stress = materialstress(ndof,ncoord,strain,materialprops);

      if (ncoord == 2) 

      fprintf(outfile,'%5d %7.4f %7.4f %9.4f %9.4f %9.4f %9.4f %9.4f %9.4f \n', ...
        intpt,x(1),x(2),strain(1,1),strain(2,2),strain(1,2),stress(1,1),stress(2,2),stress(1,2));


      elseif (ncoord == 3) 

      fprintf(outfile,'%5d %7.4f %7.4f %7.4f %9.4f %9.4f %9.4f %9.4f %9.4f %9.4f %9.4f %9.4f %9.4f %9.4f %9.4f %9.4f \n',...
              intpt,x(1),x(2),x(3), ...
              strain(1,1),strain(2,2),strain(3,3),strain(1,2),strain(1,3),strain(2,3), ...
              stress(1,1),stress(2,2),stress(3,3),stress(1,2),stress(1,3),stress(2,3));
      end
     end
   end
end

%==============================Function read_input_file =================
 function [nprops,materialprops,ncoord,ndof,nnode,coords,nelem,maxnodes, ...
                connect,nelnodes,elident,nfix,fixnodes,ndload,dloads] = read_input_file(infile) 

 cellarray=textscan(infile,'%s');

%  Total no. material parameters, && list of parameters
%
   nprops = str2num(cellarray{1}{2});
   materialprops = zeros(nprops,1);
   cellno = 2;
   for i = 1:nprops
     cellno = cellno + 2;  
     materialprops(i) = str2num(cellarray{1}{cellno});
   end;
%
%    no. coords (1:3), no. DOF, no. nodes && nodal coordinates
%
   cellno = cellno + 2;
   ncoord = str2num(cellarray{1}{cellno});
   cellno = cellno + 2;
   ndof = str2num(cellarray{1}{cellno});
   cellno = cellno + 2;
   nnode = str2num(cellarray{1}{cellno});
 
   coords = zeros(ncoord,nnode);
   cellno = cellno + 1;
   for i = 1 : nnode
     for j = 1 : ncoord
       cellno = cellno + 1;
       coords(j,i) = str2num(cellarray{1}{cellno});
     end;
   end;
%
%    No. elements && connectivity
%
   cellno = cellno + 2;
   nelem = str2num(cellarray{1}{cellno});
   cellno = cellno + 2;
   maxnodes = str2num(cellarray{1}{cellno});
   connect = zeros(maxnodes,nelem);
   nelnodes = zeros(nelem,1);
   elident = zeros(nelem,1);
   cellno = cellno + 3;
   for i = 1 : nelem
     cellno = cellno + 1;
     elident(i) = str2num(cellarray{1}{cellno});
     cellno = cellno + 1;
     nelnodes(i) = str2num(cellarray{1}{cellno});
     for j = 1 : nelnodes(i)
       cellno = cellno + 1;
       connect(j,i) = str2num(cellarray{1}{cellno});
     end
   end
%
%    No. nodes with prescribed displacements, with the prescribed displacements
% 
   cellno = cellno + 2;
   nfix = str2num(cellarray{1}{cellno});
   cellno = cellno + 3;
   fixnodes = zeros(3,nfix);
   for i = 1 : nfix
      cellno = cellno + 1;
      fixnodes(1,i) = str2num(cellarray{1}{cellno});
      cellno = cellno + 1;
      fixnodes(2,i) = str2num(cellarray{1}{cellno});
      cellno = cellno + 1;
      fixnodes(3,i) = str2num(cellarray{1}{cellno});
   end;
%
%    No. loaded element faces, with the loads
%
    cellno = cellno + 2;
    ndload = str2num(cellarray{1}{cellno});
    cellno = cellno + 3;
    dloads = zeros(2+ndof,ndload);
    for i = 1 : ndload
       cellno = cellno + 1;
       dloads(1,i) = str2num(cellarray{1}{cellno});
       cellno = cellno + 1;
       dloads(2,i) = str2num(cellarray{1}{cellno});
       for j = 1 : ndof
         cellno = cellno + 1;
         dloads(j+2,i) = str2num(cellarray{1}{cellno});
       end;
    end;
    
 end
  function plotmesh(coords,ncoord,nnode,connect,nelem,elident,nelnodes,color)
% Function to plot a mesh.  
    f2D_3 = [1,2,3];
    f2D_4 = [1,2,3,4];
    f2D_6 = [1,4,2,5,3,6];
    f2D_8 = [1,5,2,6,3,7,4,8];
    f3D_4 = [[1,2,3];[1,4,2];[2,4,3];[3,4,1]];
    f3D_10 = [[1,5,2,6,3,7];[1,8,4,9,2,5];[2,9,4,10,3,6];[3,10,4,8,1,7]];
    f3D_8 = [[1,2,3,4];[5,8,7,6];[1,5,6,2];[2,3,7,6];[3,7,8,4];[4,8,5,1]];
    f3D_20 = [[1,9,2,10,3,11,4,12];[5,16,8,15,7,14,6,13];
              [1,17,5,13,6,18,2,9];[2,18,6,14,7,19,3,10];
              [3,19,7,15,8,20,4,11];[4,20,8,16,5,17,1,12]];

   hold on
   if (ncoord==2)  % Plot a 2D mesh
       for lmn = 1:nelem
           for i = 1:nelnodes(lmn)
               x(i,1:2) = coords(1:2,connect(i,lmn));
           end
           scatter(x(:,1),x(:,2),'MarkerFaceColor','r');
           if (nelnodes(lmn)==3) 
               patch('Vertices',x,'Faces',f2D_3,'FaceColor','none','EdgeColor',color);
           elseif (nelnodes(lmn)==4)
               patch('Vertices',x,'Faces',f2D_4,'FaceColor','none','EdgeColor',color);
           elseif (nelnodes(lmn)==6) 
               patch('Vertices',x,'Faces',f2D_6,'FaceColor','none','EdgeColor',color);
           elseif (nelnodes(lmn)==8 || nelnodes(lmn)==9)
               patch('Vertices',x,'Faces',f2D_8,'FaceColor','none','EdgeColor',color);
           end
       end
   elseif (ncoord==3) % Plot a 3D mesh
       for lmn = 1:nelem
           for i = 1:nelnodes(lmn)
               x(i,1:3) = coords(1:3,connect(i,lmn));
           end
           scatter3(x(:,1),x(:,2),x(:,3),'MarkerFaceColor','r');
           if (nelnodes(lmn)==4) 
               patch('Vertices',x,'Faces',f3D_4,'FaceColor','none','EdgeColor',color);
           elseif (nelnodes(lmn)==10)
               patch('Vertices',x,'Faces',f3D_10,'FaceColor','none','EdgeColor',color);
           elseif (nelnodes(lmn)==8) 
               patch('Vertices',x,'Faces',f3D_8,'FaceColor','none','EdgeColor',color);
           elseif (nelnodes(lmn)==20)
               patch('Vertices',x,'Faces',f3D_20,'FaceColor','none','EdgeColor',color);
           end
       end    
   end
   axis equal
   hold off
end
 
